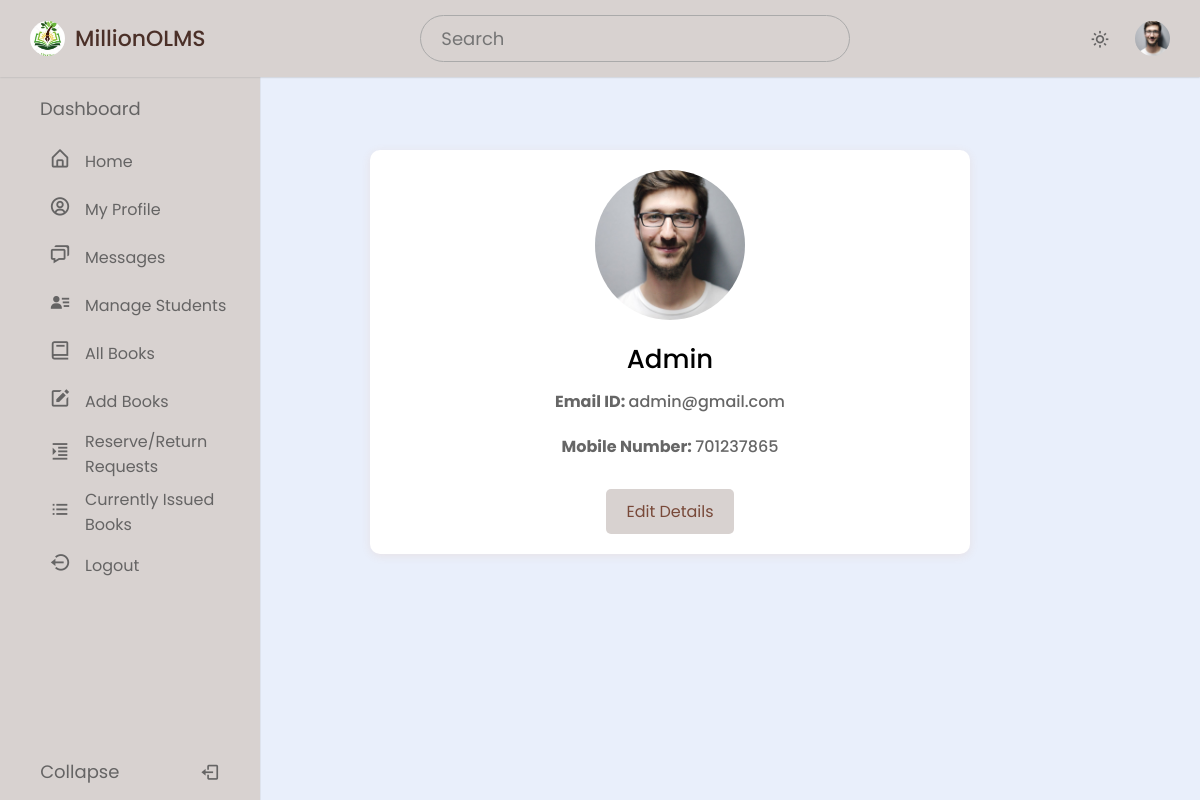
The app's page /admin/profile.php (signed in) with its own data.
### tables this page shows
CREATE TABLE `user` (
  `RollNo` varchar(50) NOT NULL,
  `Name` varchar(250) DEFAULT NULL,
  `Type` varchar(20) DEFAULT NULL,
  `Category` varchar(50) DEFAULT NULL,
  `EmailId` varchar(250) DEFAULT NULL,
  `MobNo` bigint DEFAULT NULL,
  `Password` varchar(250) DEFAULT NULL,
  `ProfilePicture` varchar(255) DEFAULT NULL
);

### admin/profile.php (the view, shortened to what this page needs)
<?php
require('dbconn.php');
$rollno = $_SESSION['RollNo'];
$sql = "SELECT * FROM olms.user WHERE RollNo='$rollno'";
$result = $conn->query($sql);
if ($result && $result->num_rows > 0) {
  $row = $result->fetch_assoc();
  $name = $row['Name'];
  $email = $row['EmailId'];
  $mobno = $row['MobNo'];
  $ProfilePicture = !empty($row['ProfilePicture']) ? $row['ProfilePicture'] : 'images/profile.jpg';
} else {
  echo "<p>Error: No user found with Roll No: $rollno</p>";
  $name = $category = $email = $mobno = "N/A";
  $ProfilePicture = 'images/profile.jpg';
}
?>
<!DOCTYPE html>
<html lang="en">
<head>
  <link href="https://unpkg.com/boxicons@latest/css/boxicons.min.css" rel="stylesheet" />
  <link rel="stylesheet" href="style.css">
</head>
<body>
  <nav class="navbar">
    <div class="logo_item">
      <img src="images/logo.jpg" alt="">MillionOLMS
    </div>
    <div class="search_bar">
      <input type="text" placeholder="Search" />
    </div>
    <div class="navbar_content">
      <i class='bx bx-sun' id="darkLight"></i>
      <img src="<?php echo ($ProfilePicture); ?>" alt="Profile Picture" class="profile" />
    </div>
  </nav>
  <nav class="sidebar">
    <div class="menu_content">
      <ul class="menu_items">
        <div class="menu_title menu_dahsboard"></div>
        <li class="item">
          <a href="home.php" class="nav_link submenu_item">
            <span class="navlink_icon">
              <i class="bx bx-home-alt"></i>
            </span>
            <span class="navlink">Home</span>
          </a>
        </li>
        <li class="item">
          <a href="profile.php" class="nav_link submenu_item">
            <span class="navlink_icon">
              <i class='bx bx-user-circle'></i>
            </span>
            <span class="navlink">My Profile</span>
          </a>
        </li>
        <li class="item">
          <a href="message.php" class="nav_link submenu_item">
            <span class="navlink_icon">
              <i class='bx bx-chat'></i>
            </span>
            <span class="navlink">Messages</span>
          </a>
        </li>
        <li class="item">
          <a href="admin_manageStud.php" class="nav_link submenu_item">
            <span class="navlink_icon">
              <i class='bx bxs-user-detail'></i>
            </span>
            <span class="navlink">Manage Students</span>
          </a>
        </li>
        <li class="item">
          <a href="admin_allBooks.php" class="nav_link submenu_item">
            <span class="navlink_icon">
              <i class='bx bx-book'></i>
            </span>
            <span class="navlink">All Books</span>
          </a>
        </li>
        <li class="item">
          <a href="addBook.php" class="nav_link submenu_item">
            <span class="navlink_icon">
              <i class='bx bxs-edit'></i>
            </span>
            <span class="navlink">Add Books</span>
          </a>
        </li>
        <li class="item">
          <a href="requests.php" class="nav_link submenu_item">
            <span class="navlink_icon">
              <i class='bx bx-right-indent'></i>
            </span>
            <span class="navlink">Reserve/Return<br>Requests</span>
          </a>
        </li>
        <li class="item">
          <a href="currently_issued.php" class="nav_link submenu_item">
            <span class="navlink_icon">
              <i class='bx bx-list-ul'></i>
            </span>
            <span class="navlink">Currently Issued<br>Books</span>
          </a>
        </li>
        <li class="item">
          <a href="logout.php" class="nav_link submenu_item">
            <span class="navlink_icon">
              <i class='bx bx-log-out-circle'></i>
            </span>
            <span class="navlink">Logout</span>
          </a>
        </li>
      </ul>
      <div class="bottom_content">
        <div class="bottom expand_sidebar">
          <span> Expand</span>
        </div>
        <div class="bottom collapse_sidebar">
          <span> Collapse</span>
          <i class='bx bx-log-out'></i>
        </div>
      </div>
    </div>
  </nav>
  <div class="profile_page">
    <div class="profile_box">
      <img src="<?php echo htmlspecialchars($ProfilePicture) . '?' . time(); ?>" alt="User Image"
        class="profile_image1" />
      <h2 class="profile_name">
        <center><?php echo htmlspecialchars($name); ?></center>
      </h2>
      <p class="profile_email"><b>Email ID: </b><?php echo htmlspecialchars($email); ?></p>
      <p class="profile_mobileNumber"><b>Mobile Number: </b><?php echo htmlspecialchars($mobno); ?></p>
      <a href="editProfile.php" class="btn">Edit Details</a>
    </div>
  </div>
</body>
</html>

### admin/style.css (style rules this page uses)
* { margin: 0; padding: 0; box-sizing: border-box; font-family: "Poppins", sans-serif; }
:root { --light-brown-color: #D8D2D0; --dark-brown-color: #4b3028; --grey-color: #656464; --light-grey-color: #aaa; }
body { background-color: #E9EFFB; transition: all 0.5s ease; }
.navbar { position: fixed; top: 0; width: 100%; left: 0; background-color: var(--light-brown-color); display: flex; align-items: center; justify-content: space-between; padding: 15px 30px; z-index: 1000; box-shadow: 0 0 2px var(--light-grey-color); }
.logo_item { display: flex; align-items: center; column-gap: 10px; font-size: 22px; font-weight: 500; color: var(--dark-brown-color); }
.navbar img { width: 35px; height: 35px; object-fit: cover; border-radius: 50%; }
.search_bar { height: 47px; max-width: 430px; width: 100%; }
.search_bar input { height: 100%; width: 100%; border-radius: 25px; font-size: 18px; outline: none; background-color: var(--light-brown-color); color: var(--grey-color); border: 1px solid var(--light-grey-color); padding: 0 20px; }
.navbar_content { display: flex; align-items: center; column-gap: 25px; }
.navbar_content i { cursor: pointer; font-size: 20px; color: var(--grey-color); }
.sidebar { background-color: var(--light-brown-color); width: 260px; position: fixed; top: 0; left: 0; height: 100%; padding: 80px 20px; z-index: 100; overflow-y: scroll; box-shadow: 0 0 1px var(--light-grey-color); transition: all 0.5s ease; }
.menu_content { position: relative; }
.menu_title { margin: 15px 0; padding: 0 20px; font-size: 18px; }
.menu_title::before { color: var(--grey-color); white-space: nowrap; }
.menu_dahsboard::before { content: "Dashboard"; }
.menu_items { padding: 0; list-style: none; }
.navlink_icon { position: relative; font-size: 22px; min-width: 50px; line-height: 40px; display: inline-block; text-align: center; border-radius: 6px; }
.navlink_icon::before { content: ""; position: absolute; height: 100%; width: calc(100% + 100px); left: -20px; }
.sidebar .nav_link { display: flex; align-items: center; width: 100%; padding: 4px 15px; border-radius: 8px; text-decoration: none; color: var(--grey-color); white-space: nowrap; }
.submenu_item { cursor: pointer; }
.bottom_content { position: fixed; bottom: 60px; left: 0; width: 260px; cursor: pointer; transition: all 0.5s ease; }
.bottom { position: absolute; display: flex; align-items: center; left: 0; justify-content: space-around; padding: 18px 0; text-align: center; width: 100%; color: var(--grey-color); border-top: 1px solid var(--grey-color-light); background-color: var(--light-brown-color); }
.bottom i { font-size: 20px; }
.bottom span { font-size: 18px; }
.profile_page { margin: 150px 60px 0 200px; display: flex; justify-content: center; align-items: center; }
.profile_box { background-color: #fff; border-radius: 10px; padding: 20px; box-shadow: 0 2px 10px rgba(221, 118, 53, 0.1); max-width: 600px; width: 100%; margin: 0 auto; text-align: center; }
input { padding: 8px; font-size: 14px; border: 1px solid #ccc; border-radius: 4px; }
.profile_image1 { width: 120px; height: 120px; object-fit: cover; border-radius: 50%; margin-bottom: 15px; }
.profile_name { font-size: 26px; font-weight: 500; margin-bottom: 10px; }
.profile_email, .profile_mobileNumber { font-size: 16px; font-weight: 500; color: #666; margin-bottom: 20px; }
.profile_image1 { display: block; margin: 0 auto 20px; width: 150px; height: 150px; border-radius: 50%; object-fit: cover; }
.btn { display: inline-block; padding: 10px 20px; font-size: 16px; color: #784939; background-color: #d8d2d0; border-radius: 5px; text-decoration: none; transition: background-color 0.3s; border: none; cursor: pointer; margin-top: 10px; }

### records on screen
user: Name "Admin", EmailId "admin@gmail.com", MobNo "701237865"
